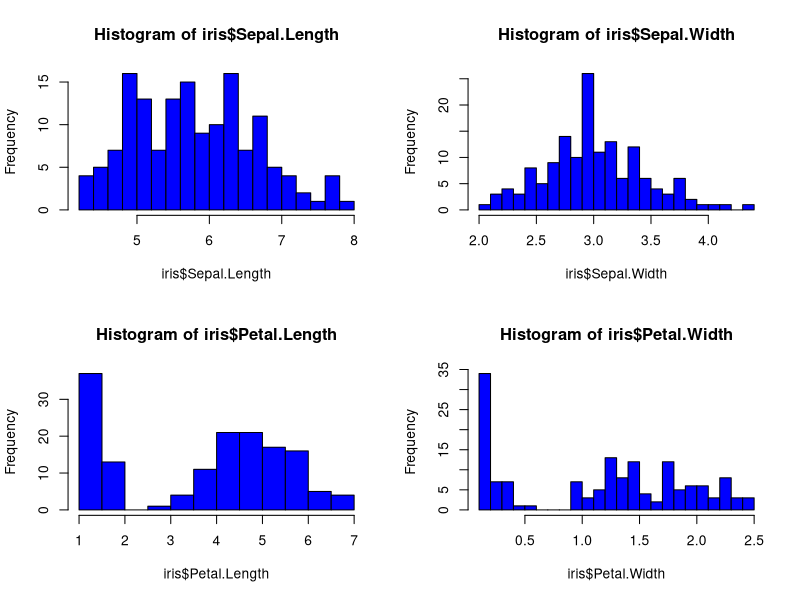
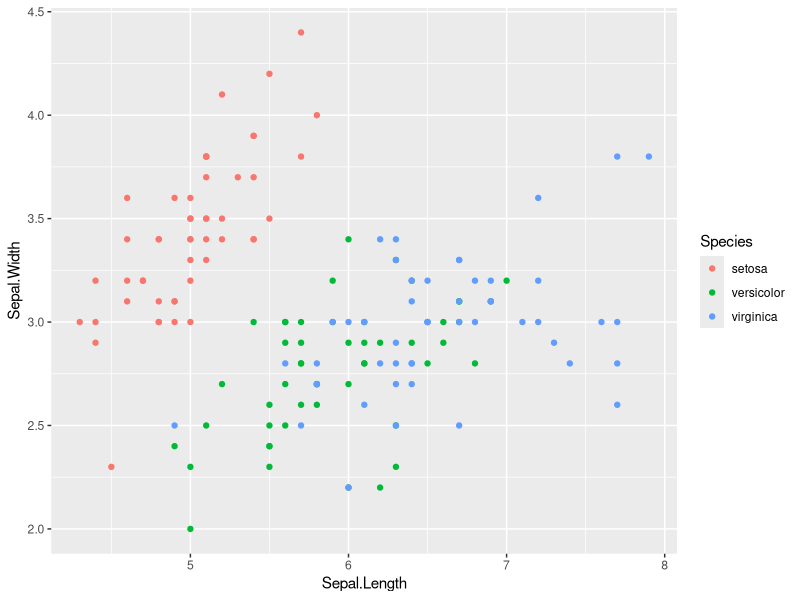
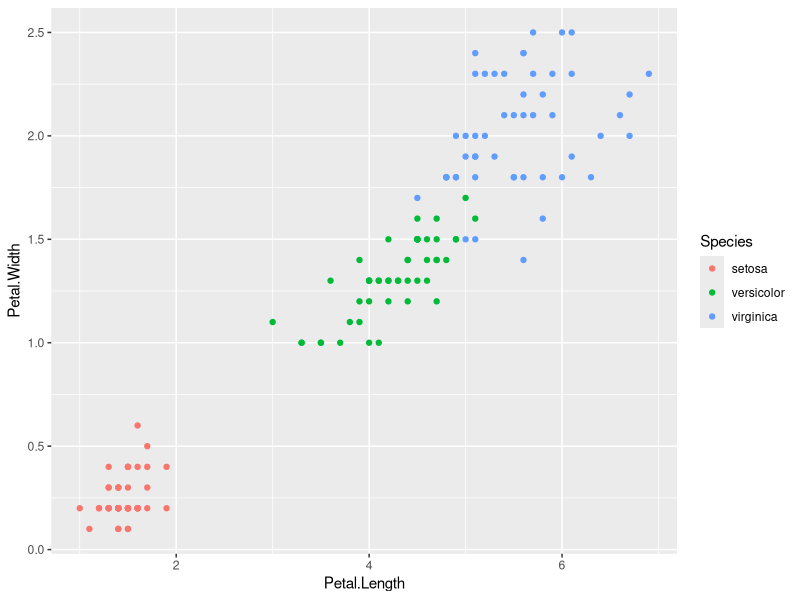
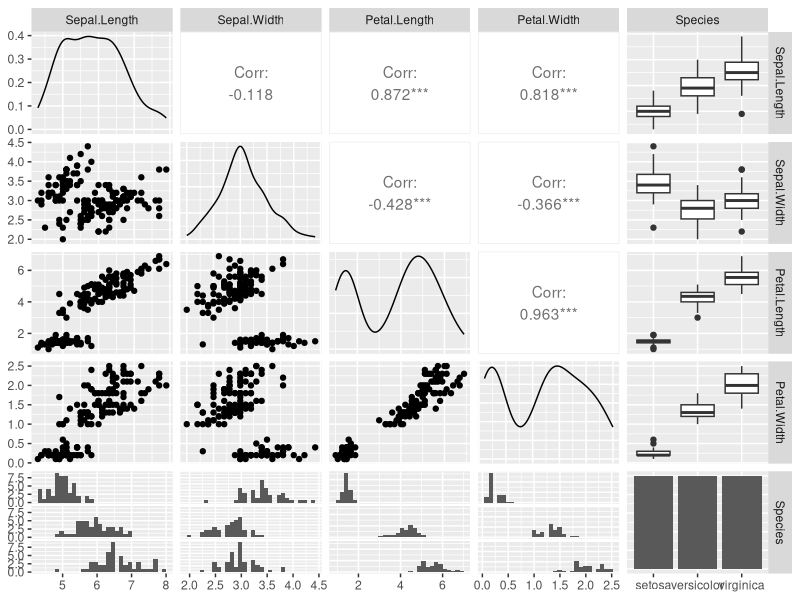
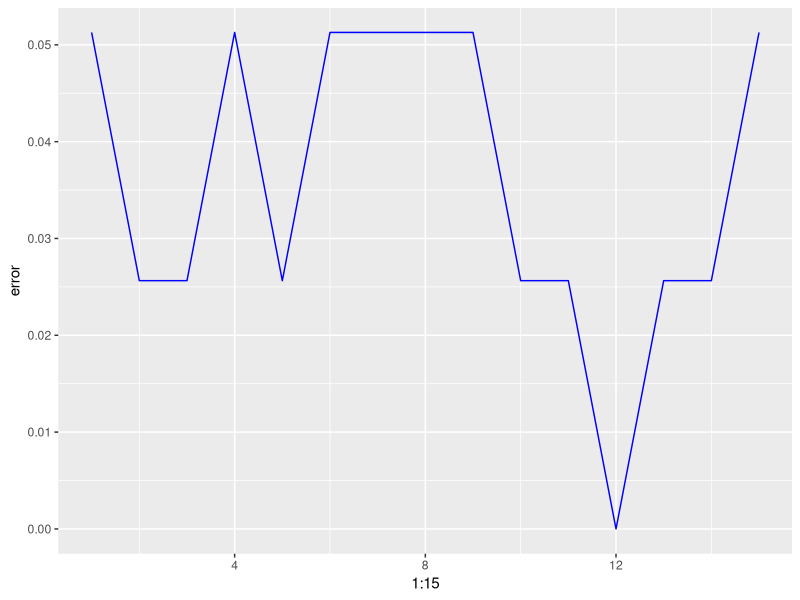

Write the R code that produced these figures, in order. (Note: this script raises an error after producing the figures.)
#Following packages are required:
library(class)
library(ggplot2)
library(GGally)

#Getting a summary of the stats for the dataset:
summary(iris)

apply(iris[,1:4], 2, sd)

#Plotting the data using histogram:
par(mfrow=c(2,2))
hist(iris$Sepal.Length, col="blue", breaks=20)
hist(iris$Sepal.Width, col="blue", breaks=20)
hist(iris$Petal.Length, col="blue", breaks=20)
hist(iris$Petal.Width, col="blue", breaks=20)

#PLotting the data using scatter plots:
ggplot(data = iris, aes(x = Sepal.Length, y = Sepal.Width, col = Species)) +
  geom_point()

ggplot(data = iris, aes(x = Petal.Length, y = Petal.Width, col = Species)) +
  geom_point()

#Correlation Matrix:
ggpairs(iris)

#Splitting the dataset:
set.seed(12420352)
iris[,1:4] <- scale(iris[,1:4])
setosa<- rbind(iris[iris$Species=="setosa",])
versicolor<- rbind(iris[iris$Species=="versicolor",])
virginica<- rbind(iris[iris$Species=="virginica",])

ind <- sample(1:nrow(setosa), nrow(setosa)*0.75)
iris.train<- rbind(setosa[ind,], versicolor[ind,], virginica[ind,])
iris.test<- rbind(setosa[-ind,], versicolor[-ind,], virginica[-ind,])
iris[,1:4] <- scale(iris[,1:4])

#Finding optimum value of K:
error <- c()
for (i in 1:15)
{
  knn.fit <- knn(train = iris.train[,1:4], test = iris.test[,1:4], cl = iris.train$Species, k = i)
  error[i] = 1- mean(knn.fit == iris.test$Species)
}

#Plotting error vs k-value:
ggplot(data = data.frame(error), aes(x = 1:15, y = error)) +
  geom_line(color = "Blue")

#The plot shows that minimum error is when value of k is equal to 12.
#We also get a local minima at k=5.
#Given our dataset, We chose a little less complex model and go with k=5.


#Getting the confusion matrix & accuracy of the model
iris_pred <- knn(train = iris.train[,1:4], test = iris.test[,1:4], cl = iris.train$Species, k=5)
table(iris.test$Species,iris_pred)
print("Accuracy after KNN classification")
print(accuracy(iris.test$Species,iris_pred))
